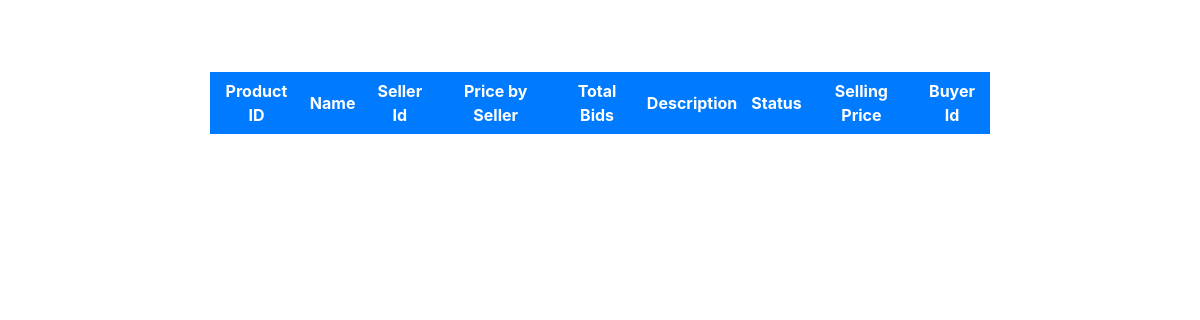
The page /admin_product.php on the database as committed earlier.
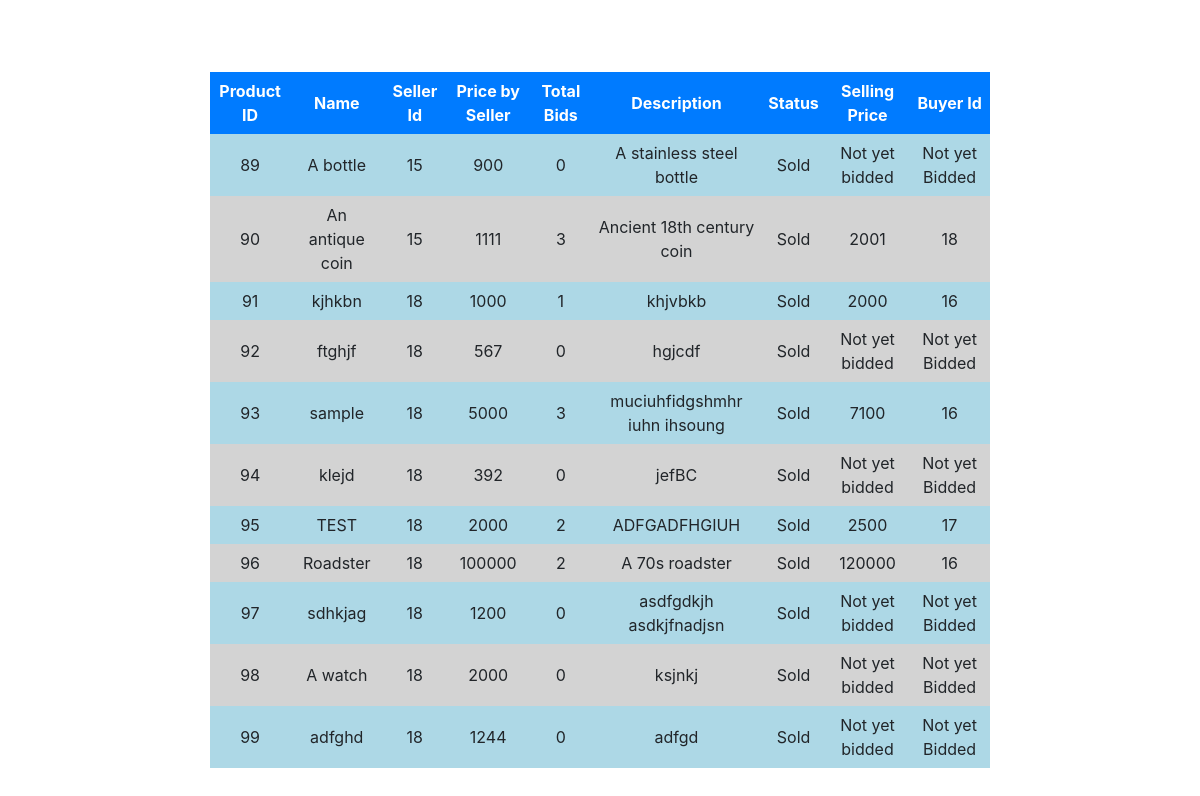
The same page on the database as committed later.
### tables this page shows
CREATE TABLE `tbl_product` (
  `pro_id` int(11) NOT NULL,
  `name` varchar(20) NOT NULL,
  `price` int(11) NOT NULL,
  `description` varchar(250) NOT NULL,
  `uid` int(11) NOT NULL,
  `bidstarttime` datetime NOT NULL,
  `bidendtime` datetime NOT NULL,
  `status` enum('On Sale','Sold','Disable') NOT NULL DEFAULT 'On Sale'
);

CREATE TABLE `tbl_bid` (
  `pro_id` int(11) NOT NULL,
  `uid` int(11) NOT NULL,
  `bid_amount` int(11) NOT NULL,
  `bid_id` int(11) NOT NULL
);

CREATE TABLE `tbl_purchase` (
  `purchase_id` int(11) NOT NULL,
  `bid_id` int(11) NOT NULL,
  `buyer_id` int(11) NOT NULL
);

### admin_product.php (the view, shortened to what this page needs)
<?php
include('db.php');
?>
<!DOCTYPE html>
<html>
<head>
	<link rel="stylesheet" href="https://maxcdn.bootstrapcdn.com/bootstrap/4.0.0/css/bootstrap.min.css">
	<link rel="stylesheet" href="css/bootstrap.min.css">
</head>
<body>
	<br>
	<form method="post">
		<table class="mt-5 mb-3" align="center" cellspacing="0" cellpadding="7" width="65%">
			<tr align="center">
				<th>Product ID</th>
				<th>Name</th>
				 <th>Seller Id</th>
				<th>Price by Seller</th>
                <th>Total Bids</th>
				<th>Description</th>
				<th>Status</th>
                <th>Selling Price </th>
				 <th colspan="2">Buyer Id </th>
			</tr>
			<?php
            $query1 = "select * from tbl_product";
            $run_q1 = $con->query($query1);
            while ($row_q1 = $run_q1->fetch_object()) {
            ?>
 			<tr align="center">
 				<td><?php echo $row_q1->pro_id; ?></td>
 				<td><?php echo $row_q1->name; ?></td>
				<td><?php echo $row_q1->uid; ?></td>
 				<td><?php echo $row_q1->price; ?></td>
                <?php
                $query3 = "select * from tbl_bid where pro_id = $row_q1->pro_id ORDER BY bid_amount DESC";
                $run_q3 = $con->query($query3);
                $row_q3 = $run_q3->fetch_object();
				$nub = $run_q3->num_rows;
                ?>
                <td><?php echo $num_rows = $run_q3->num_rows; ?></td>
 				<td><?php echo $row_q1->description; ?></td>
                <td><?php echo $row_q1->status; ?></td>
				<?php if($nub>0){?>
				<td><?php echo $row_q3->bid_amount; ?></td>
				<?php }else {?>
				<td><?php echo "Not yet bidded"; ?></td>
				<?php } ?>
				<?php if($nub>0){ ?>
				<?php $query4 = "select * from tbl_purchase where bid_id = $row_q3->bid_id";
                $run_q4 = $con->query($query4);
                $row_q4 = $run_q4->fetch_object();
				$nub1 = $run_q4->num_rows;
				?>
				<?php if($nub1>0){?>
				<td><?php echo $row_q4->buyer_id; ?></td>
				<?php }else {?>
				<td><?php echo "Bid going on"; ?></td>
				<?php } ?>
				<?php } else {?>
				<td><?php echo "Not yet Bidded"; ?></td>
				<?php } ?>
 			</tr>
            <?php
            }
            ?>
		</table>
	</form>
</body>
</html>

### admin_product.php (style rules this page uses)
body { background-repeat: no-repeat; background-size: cover; }
tr:nth-child(odd) { background-color: lightgray; }
tr:nth-child(even) { background-color: lightblue; }
tr:nth-child(1) { background-color: #007bff; color: white; }

Rows that differ between the two databases and show on the page:
added tbl_product: pro_id "89", name "A bottle", uid "15", price "900", num_rows "0", description "A stainless steel bottle", status "Sold", shows "Not yet bidded", shows "Not yet Bidded"
added tbl_product: pro_id "90", name "An antique coin", uid "15", price "1111", num_rows "3", description "Ancient 18th century coin", status "Sold", tbl_bid.bid_amount "2001", tbl_purchase.buyer_id "18"
added tbl_product: pro_id "91", name "kjhkbn", uid "18", price "1000", num_rows "1", description "khjvbkb", status "Sold", tbl_bid.bid_amount "2000", tbl_purchase.buyer_id "16"
added tbl_product: pro_id "92", name "ftghjf", uid "18", price "567", num_rows "0", description "hgjcdf", status "Sold", shows "Not yet bidded", shows "Not yet Bidded"
added tbl_product: pro_id "93", name "sample", uid "18", price "5000", num_rows "3", description "muciuhfidgshmhr iuhn ihsoung", status "Sold", tbl_bid.bid_amount "7100", tbl_purchase.buyer_id "16"
added tbl_product: pro_id "94", name "klejd", uid "18", price "392", num_rows "0", description "jefBC", status "Sold", shows "Not yet bidded", shows "Not yet Bidded"
added tbl_product: pro_id "95", name "TEST", uid "18", price "2000", num_rows "2", description "ADFGADFHGIUH", status "Sold", tbl_bid.bid_amount "2500", tbl_purchase.buyer_id "17"
added tbl_product: pro_id "96", name "Roadster", uid "18", price "100000", num_rows "2", description "A 70s roadster", status "Sold", tbl_bid.bid_amount "120000", tbl_purchase.buyer_id "16"
added tbl_product: pro_id "97", name "sdhkjag", uid "18", price "1200", num_rows "0", description "asdfgdkjh asdkjfnadjsn", status "Sold", shows "Not yet bidded", shows "Not yet Bidded"
added tbl_product: pro_id "98", name "A watch", uid "18", price "2000", num_rows "0", description "ksjnkj", status "Sold", shows "Not yet bidded", shows "Not yet Bidded"
added tbl_product: pro_id "99", name "adfghd", uid "18", price "1244", num_rows "0", description "adfgd", status "Sold", shows "Not yet bidded", shows "Not yet Bidded"
